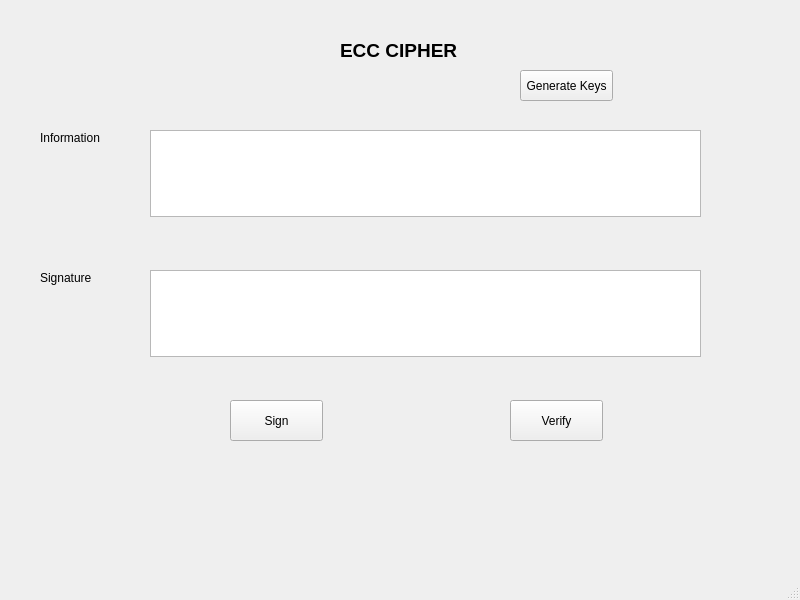
<?xml version="1.0" encoding="UTF-8"?>
<ui version="4.0">
 <class>MainWindow</class>
 <widget class="QMainWindow" name="MainWindow">
  <property name="geometry">
   <rect>
    <x>0</x>
    <y>0</y>
    <width>800</width>
    <height>600</height>
   </rect>
  </property>
  <property name="windowTitle">
   <string>MainWindow</string>
  </property>
  <widget class="QWidget" name="centralwidget">
   <widget class="QLabel" name="label">
    <property name="geometry">
     <rect>
      <x>340</x>
      <y>40</y>
      <width>161</width>
      <height>21</height>
     </rect>
    </property>
    <property name="font">
     <font>
      <pointsize>14</pointsize>
      <weight>75</weight>
      <bold>true</bold>
     </font>
    </property>
    <property name="text">
     <string>ECC CIPHER</string>
    </property>
   </widget>
   <widget class="QTextEdit" name="textEdit">
    <property name="geometry">
     <rect>
      <x>150</x>
      <y>130</y>
      <width>551</width>
      <height>87</height>
     </rect>
    </property>
   </widget>
   <widget class="QTextEdit" name="textEdit_2">
    <property name="geometry">
     <rect>
      <x>150</x>
      <y>270</y>
      <width>551</width>
      <height>87</height>
     </rect>
    </property>
   </widget>
   <widget class="QLabel" name="label_2">
    <property name="geometry">
     <rect>
      <x>40</x>
      <y>130</y>
      <width>71</width>
      <height>16</height>
     </rect>
    </property>
    <property name="text">
     <string>Information</string>
    </property>
   </widget>
   <widget class="QLabel" name="label_3">
    <property name="geometry">
     <rect>
      <x>40</x>
      <y>270</y>
      <width>71</width>
      <height>16</height>
     </rect>
    </property>
    <property name="text">
     <string>Signature</string>
    </property>
   </widget>
   <widget class="QPushButton" name="pushButton">
    <property name="geometry">
     <rect>
      <x>230</x>
      <y>400</y>
      <width>93</width>
      <height>41</height>
     </rect>
    </property>
    <property name="text">
     <string>Sign</string>
    </property>
   </widget>
   <widget class="QPushButton" name="pushButton_2">
    <property name="geometry">
     <rect>
      <x>510</x>
      <y>400</y>
      <width>93</width>
      <height>41</height>
     </rect>
    </property>
    <property name="text">
     <string>Verify</string>
    </property>
   </widget>
   <widget class="QPushButton" name="pushButton_3">
    <property name="geometry">
     <rect>
      <x>520</x>
      <y>70</y>
      <width>93</width>
      <height>31</height>
     </rect>
    </property>
    <property name="text">
     <string>Generate Keys</string>
    </property>
   </widget>
  </widget>
  <widget class="QMenuBar" name="menubar">
   <property name="geometry">
    <rect>
     <x>0</x>
     <y>0</y>
     <width>800</width>
     <height>26</height>
    </rect>
   </property>
  </widget>
  <widget class="QStatusBar" name="statusbar"/>
 </widget>
 <resources/>
 <connections/>
</ui>
